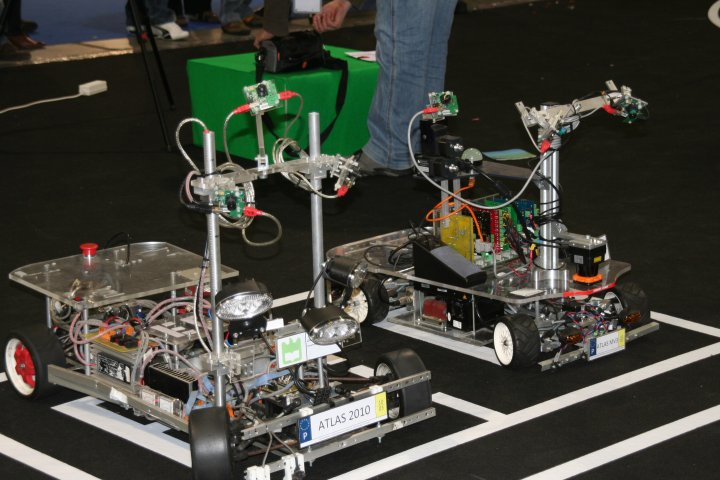
#> input picture p5/images/atlas2000_e_atlasmv.png, 720 x 480 px, given in place of the camera
$ python ar_paint_f4_atual.py   (older library calls are emulated)
#> lines starting #> are read from the running program, lines starting #| are printed output that depends on the picture; after the words box and inside, x2 and y2 are one past the last pixel; in counts of white or black regions, pixels touching at a corner belong together
#!/usr/bin/env python3
import argparse
import cv2
import numpy as np
import time
import json
import random
from colorama import Fore,Style
from pprint import pprint

#func 5 em tempo real era top, da avaliacao (racio de pixeis pintados)

# Definition of onTrackBar function responsible for segmenting pixels
# in a given for R, G and B
# returns segmented image

# [10 lines left out: function circles_or_squares, not called in this run]

#argumentos de posição da função estes não mudam
def segmented(img, min_B, min_G, min_R, max_B, max_G, max_R):

    # Creation of array with max and min of each channel BGR
    upper = np.array([max_B, max_G, max_R])
    lower = np.array([min_B, min_G, min_R])

	# Mask Creation
    Segm = cv2.inRange(img, lower, upper)

    return Segm

# [5 lines left out: function pencil, not called in this run]

def calculate_distance(x1,y1,x2,y2):
    return ((x1 - x2) ** 2 + (y1 - y2) ** 2) ** 0.5


def main():

    #### Initialization ####
    parser = argparse.ArgumentParser(description='Definition of test mode')
    parser.add_argument('-j', '--json', type=str, help='Full path to json file', required=False,
                        default='limits.json')
    parser.add_argument('-cl','--command_list',action="store_true",help="Gives a list of all the typing commands")
    parser.add_argument('-usp','--use_shake_prevention',action="store_true",help="Advanced mode that corrects painting imperfections")
    parser.add_argument('-vd', '--video_draw', help='drawing in window of camera', required=False, default='limits.json',action='store_true')
    parser.add_argument('-sc', '--squares_circles', help="Draw squares or circles", required=False,action='store_true')
    parser.add_argument('-umm','--use_mirror_mode',action="store_true",help="With this mode, the camara and canva are mirrored, if that helps you")
    parser.add_argument('-np', '--numered_paint', help="Mode where you must paint according to the numbers", required=False, default='limits.json',action='store_true')
    args = vars(parser.parse_args()) # creates a dictionary

    #### Dictionaries  ###
    drawing_data = {'pencil_on': False, 'previous_x': 0, 'previous_y': 0, 'color': (0,0,0), 'thickness' : 2}
    with open(args['json'], "r") as json_file:
#> (reads p7-t2/limits.json from the repository)
        limit_data = json.load(json_file)


    #Showing the list of commands in the beggining of the code
    if args["command_list"]:
        command_list = {
        'r': "Red color pencil",
        'g': "Green color pencil",
        'b': "Blue color pencil",
        'e': "Eraser selected",
        'c': "Clearing canva",
        's': "Draw Square",
        'o': "Draw ellipse",
        'w': "Save the image you just painted",
        'q': "Exits Program",
        '+': "Increases pencil thickness",
        '-': "Decreases pencil thickness"
        }
        pprint(command_list)

    #####################podemos fazer isto com um argumento e fazer um colorama disto

    #Check if value in json file is numeric
    for channel in ['B', 'G', 'R']:
        for limit_type in ['min', 'max']:
            value = limit_data['limits'][channel][limit_type]
            if isinstance(value, (int, float)):
                limit_data['limits'][channel][limit_type] = value

    # Create an object to read
    # from camera
    video = cv2.VideoCapture(0)

    # check if camera
    # is opened previously or not
    if (video.isOpened() == False):
        print("Error reading video file")

    #windows names
    cv2.namedWindow('Principal window')
    cv2.namedWindow('Painting Picture')
    cv2.namedWindow('Segmented Window')
    cv2.namedWindow('Object')

    # painting board creation

    size = (1000, 600)

    # Board for mode numered paint
    if args['numered_paint'] is True:
        if args['use_mirror_mode']is True: #ambos os argumentos para numbered paint e mirror mode ligados
            tela = np.ones((size[1], size[0], 3), dtype = np.uint8)*255
            mirror_tela=cv2.flip(tela,1)
            num_cols=int(input("Qual o numero de colunas desejado? "))
            num_rows=int(input("Qual o numero de linhas desejado? "))

            cell_size_x = mirror_tela.shape[1] // num_cols
            cell_size_y = mirror_tela.shape[0] // num_rows
            #num_cols = 3
            #num_rows = 2

            zones = np.zeros((num_rows, num_cols), dtype=int)
            print("Zone number 1 corresponds to the color: " + Fore.BLUE + "Blue" + Style.RESET_ALL)
            print("Zone number 2 corresponds to the color: " + Fore.GREEN + "Green" + Style.RESET_ALL)
            print("Zone number 3 corresponds to the color: " + Fore.RED + "Red" + Style.RESET_ALL)


            for row in range(num_rows):
                for col in range(num_cols):
                    zones[row, col] = random.randint(1, 3)

            # [14 lines left out: function draw_cells, not called in this run]

            draw_cells(mirror_tela)
        else:                                                                  #Caso o mirror mode não estiver ativo, segue normal
            tela = np.ones((size[1], size[0], 3), dtype = np.uint8)*255
            tela2 = (np.ones((size[1], size[0], 3), dtype = np.uint8))*255
            num_cols=int(input("Qual o numero de colunas desejado? "))                         #tentar incrementar o numero de colunas
            num_rows=int(input("Qual o numero de linhas desejado? "))

            cell_size_x = tela.shape[1] // num_cols
            cell_size_y = tela.shape[0] // num_rows
            #num_cols = 3
            #num_rows = 2

            zones = np.zeros((num_rows, num_cols), dtype=int)
            print("Zone number 1 corresponds to the color: " + Fore.BLUE + "Blue" + Style.RESET_ALL)
            print("Zone number 2 corresponds to the color: " + Fore.GREEN + "Green" + Style.RESET_ALL)
            print("Zone number 3 corresponds to the color: " + Fore.RED + "Red" + Style.RESET_ALL)

            for row in range(num_rows):
                for col in range(num_cols):
                    zones[row, col] = random.randint(1, 3)

            # [14 lines left out: function draw_cells, not called in this run]

            draw_cells(tela)
            draw_cells(tela2)

     # Normal board
    else:
        tela = np.ones((size[1], size[0], 3), dtype = np.uint8)*255
        tela2 = (np.ones((size[1], size[0], 3), dtype = np.uint8))*255
        mirror_tela= cv2.flip(tela,1)


    black_tela = np.zeros((size[1], size[0], 3), dtype = np.uint8)
    black_tela2 = np.zeros((size[1], size[0], 3), dtype = np.uint8)
    mirror_black_tela = cv2.flip(black_tela,1)


    j = 0

    s_key = 0
    e_key = 0

    x2 = 200
    y2 = 200
    x1 = 200
    y1 = 200
    closed = 0
    drawing_data['color'] = (255,0,0)

    while(True):

        # load video
        ret, frame = video.read()
#> frame is the input picture: shape (480, 720, 3); mean B, G, R 57.3, 65.9, 65.2

        # resizing video window
        frame = cv2.resize(frame, size)
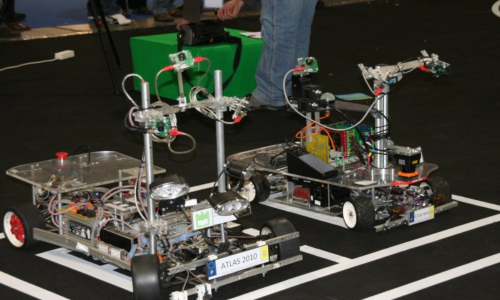
#> frame: shape (600, 1000, 3) (shown at 1/2 size); mean B, G, R 57.2, 65.8, 65.1
        mirror_frame= cv2.flip(frame,1)
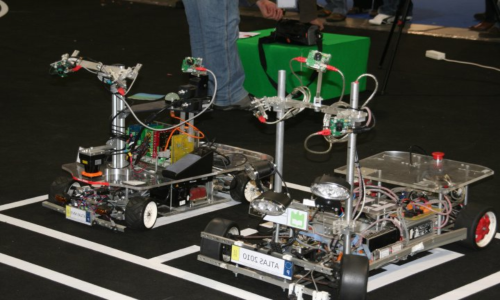
#> mirror_frame: shape (600, 1000, 3) (shown at 1/2 size); mean B, G, R 57.2, 65.8, 65.1


        # break if user press q (quit) or w to write values on file and drawing commands
        k = cv2.waitKey(1) & 0xFF
#> (key Esc is pressed here)
        if k == 113:
            print("q key pressed, exiting...")
            break
        elif k == 114:
            drawing_data["color"] = (0,0,255)
            print("Pencil color changed to "+ Fore.RED + "red" + Style.RESET_ALL)
        elif k == 103:
            drawing_data["color"] = (0,255,0)
            print("Pencil color changed to " + Fore.GREEN + "green" + Style.RESET_ALL)
        elif k == 98:
            drawing_data["color"] = (255, 0, 0)
            print("Pencil color changed to " + Fore.BLUE + "blue" + Style.RESET_ALL)
        elif k == 101:
            drawing_data["color"] = (255,255,255)
            print("Eraser mode selected")
        elif k == 43:
            drawing_data["thickness"] += 1
            print("Incresing pencil thickness to ",drawing_data['thickness'])
        elif k == 45:
            if drawing_data["thickness"] >= 2:
                drawing_data["thickness"] -= 1
                print("Decreasing pencil thickness to ",drawing_data['thickness'])
        elif k == 99:
            if args["video_draw"] is True:
                black_tela = np.zeros((size[1], size[0], 3), dtype = np.uint8)
                print("Clearing canva!")
            elif args["use_mirror_mode"] is True:
                mirror_tela = np.ones((size[1], size[0], 3), dtype = np.uint8)*255
                print("Clearing canva!")
            else:
                tela = np.ones((size[1], size[0], 3), dtype = np.uint8)*255
                print("Clearing canva!") ##########problemas com o mirror
        elif k == 119:
            data = time.asctime( time.localtime(time.time()))
            data = data.replace(" ", "_")

            if args["video_draw"] is True:
                filename = 'drawing_' + data + '.png'
                cv2.imwrite(filename, saved_f)
                print(f"Image saved as {filename}")
            elif args["use_mirror_mode"] is True:
                filename = 'drawing_' + data + '.png'
                cv2.imwrite(filename, mirror_tela)
                print(f"Image saved as {filename}")
            else:
                filename = 'drawing_' + data + '.png'
                cv2.imwrite(filename, tela)
                print(f"Image saved as {filename}")
        elif k == 115:
            c_or_r = 'r'
            s_key += 1
            closed = 1
            if s_key == 2:
                s_key = 0
                x1 = x
                y1 = y
                closed = 0

        elif k == 111:
            c_or_r = 'o'
            e_key += 1
            closed = 1
            if e_key == 2:
                e_key = 0
                x1 = x
                y1 = y
                closed = 0

        elif k == 102:
            tela[:, :] = drawing_data["color"]
            print("Full color used")

        if s_key != 0:
            x2 = x
            y2 = y

        if e_key != 0:
            x2 = x
            y2 = y

        if ret == True:

            Segm = segmented(frame, limit_data['limits']['B']['min'], limit_data['limits']['G']['min'],
                             limit_data['limits']['R']['min'], limit_data['limits']['B']['max'], limit_data['limits']['G']['max'], limit_data['limits']['R']['max'])
#> in segmented, `Segm = cv2.inRange(img, lower, upper)`:
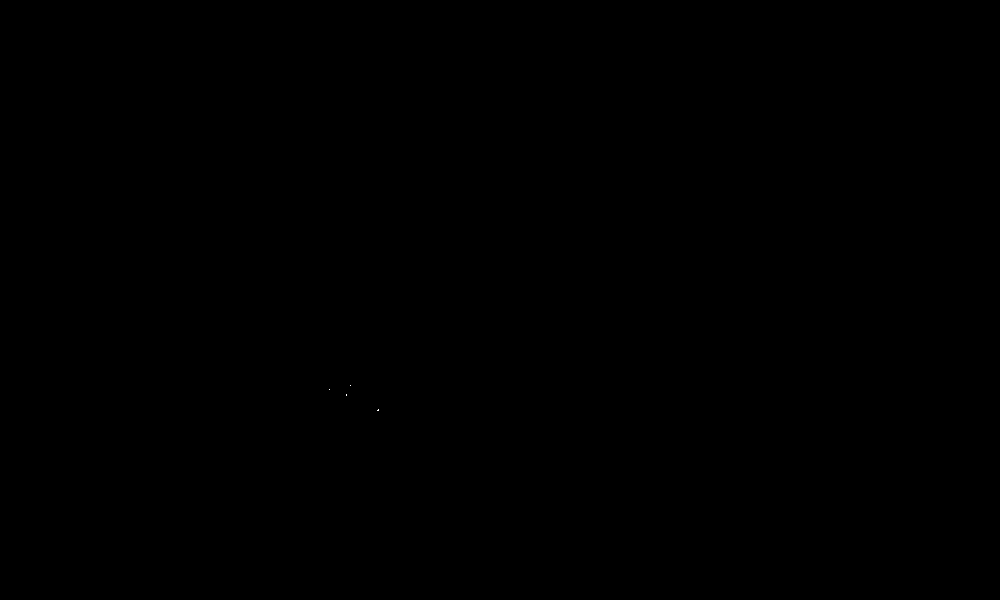
#> Segm: shape (600, 1000); 0% white in thin lines or dots, all inside (x1, y1, x2, y2) = (329, 385, 379, 411)
            mirror_segm = cv2.flip(Segm,1)

            analysis = cv2.connectedComponentsWithStats(Segm, 4, cv2.CV_32S)
            mirror_analysis = cv2.connectedComponentsWithStats(mirror_segm, 4, cv2.CV_32S)


            (totalLabels, label_ids, values, centroid) = analysis
#> totalLabels = 5; values = [[0, 0, 1000, 600, 599993], [350, 385, 1, 1, 1], [329, 389, 1, 1, 1], [346, 394, 1, 2, 2], [377, 409, 2, 2, 3]]; centroid = [[499.5, 299.5], [350, 385], [329, 389], [346, 394.5], [377.7, 409.7]]
            (totalLabels, m_label_ids, values, m_centroid) = mirror_analysis
#> values = [[0, 0, 1000, 600, 599993], [649, 385, 1, 1, 1], [670, 389, 1, 1, 1], [653, 394, 1, 2, 2], [621, 409, 2, 2, 3]]; m_centroid = [[499.5, 299.5], [649, 385], [670, 389], [653, 394.5], [621.3, 409.7]]

            # Initialize a new image to store
            # all the output components
            output = np.zeros(Segm.shape, dtype="uint8")
            mirror_output = cv2.flip(output,1)


            # Loop through each component
            for i in range(1, totalLabels):

                # Area of the component
                area = values[i, cv2.CC_STAT_AREA]

                if args["use_mirror_mode"] is True:
                    if (area > 10000):
                        m_componentMask = (m_label_ids == i).astype("uint8") * 255
                        mirror_output = cv2.bitwise_or(mirror_output, m_componentMask)
                        mirror_mask = mirror_output.astype(bool)


                        #Channel division
                        mb, mg, mr = cv2.split(mirror_frame)


                        # Set color red in mask with channels
                        mb[mirror_mask] = 0
                        mg[mirror_mask] = 0
                        mr[mirror_mask] = 255

                        #merged image
                        mirror_frame = cv2.merge((mb,mg,mr))
                        #mirror_frame=cv2.flip(frame,1) ########

                        (x, y) = m_centroid[i]
                        x = int(x)
                        y = int(y)

                        cv2.drawMarker(mirror_frame, (int(x),int(y)), color=[255, 0, 0], thickness=3,
                                    markerType= cv2.MARKER_TILTED_CROSS, line_type=cv2.LINE_AA,
                                    markerSize=25)


                        if args['use_shake_prevention']:
                            if j == 0:
                                drawing_data['previous_x'] = x
                                drawing_data['previous_y'] = y

                            else:
                                distance = calculate_distance(x, y, drawing_data['previous_x'], drawing_data['previous_y'])
                                tolerable_distance = 100
                                if distance <= tolerable_distance:
                                    drawing_data['thickness'] = drawing_data['thickness']
                                    drawing_data['pencil_on'] = True
                                    drawing_data['color'] = drawing_data['color']
                                    if args['video_draw'] is True:
                                        drawing_data['color'] = (255,0,0)
                                        pencil(mirror_black_tela, drawing_data, x, y)
                                    else:
                                        pencil(mirror_tela, drawing_data, x, y)

                                drawing_data['previous_x'] = x
                                drawing_data['previous_y'] = y
                        else:
                            if j == 0:
                                drawing_data['previous_x'] = x
                                drawing_data['previous_y'] = y

                            else:
                                drawing_data['thickness'] = drawing_data['thickness']
                                drawing_data['pencil_on'] = True
                                drawing_data['color'] = drawing_data['color']
                                if args['video_draw'] is True:
                                    drawing_data['color'] = (255,0,0)
                                    pencil(mirror_black_tela, drawing_data, x, y)
                                else:
                                    pencil(mirror_tela, drawing_data, x, y)

                                drawing_data['previous_x'] = x
                                drawing_data['previous_y'] = y

                        j = 1
                else:                                   #Se não se utilizar o mirror mode!!!
                    if (area > 10000):
                        if args['squares_circles']:
                            if s_key == 1 or e_key == 1:
                                tela = tela2.copy()
                                tela = circles_or_squares(tela,x1,y1,x2,y2,drawing_data['color'],c_or_r, drawing_data['thickness'])
                            else:
                                # I want to put logo on top-left corner, So I create a ROI
                                rows,cols,channels = tela2.shape
                                roi = tela2[0:rows, 0:cols]

                                # Now create a mask of logo and create its inverse mask also
                                img2gray = cv2.cvtColor(tela,cv2.COLOR_BGR2GRAY)
                                retg, mask2 = cv2.threshold(img2gray, 10, 255, cv2.THRESH_BINARY)
                                mask_inv = cv2.bitwise_not(mask2)

                                # Now black-out the area of logo in ROI
                                img1_bg = cv2.bitwise_and(roi,roi,mask = mask_inv)

                                # Take only region of logo from logo image.
                                img2_fg = cv2.bitwise_and(tela,tela,mask = mask2)
                                # Put logo in ROI and modify the main image
                                dst = cv2.add(img1_bg,img2_fg)
                                tela2[0:rows, 0:cols ] = dst
                        componentMask = (label_ids == i).astype("uint8") * 255
                        output = cv2.bitwise_or(output, componentMask)
                        mask = output.astype(bool)


                        #Channel division
                        b, g, r = cv2.split(frame)


                        # Set color red in mask with channels
                        b[mask] = 0
                        g[mask] = 0
                        r[mask] = 255

                        #merged image
                        frame = cv2.merge((b,g,r))
                        mirror_frame=cv2.flip(frame,1)

                        (x, y) = centroid[i]
                        x = int(x)
                        y = int(y)

                        cv2.drawMarker(frame, (int(x),int(y)), color=[255, 0, 0], thickness=3,
                                    markerType= cv2.MARKER_TILTED_CROSS, line_type=cv2.LINE_AA,
                                    markerSize=25)

                        if args['use_shake_prevention'] is True:
                            if j == 0:
                                drawing_data['previous_x'] = x
                                drawing_data['previous_y'] = y

                            else:
                                distance = calculate_distance(x, y, drawing_data['previous_x'], drawing_data['previous_y'])
                                tolerable_distance = 100
                                if distance <= tolerable_distance:
                                    drawing_data['thickness'] = drawing_data['thickness']
                                    drawing_data['pencil_on'] = True
                                    drawing_data['color'] = drawing_data['color']
                                    if args['video_draw'] is True:
                                        #drawing_data['color'] = (255,0,0)
                                        pencil(black_tela, drawing_data, x, y)
                                    else:
                                        pencil(tela, drawing_data, x, y)

                                drawing_data['previous_x'] = x
                                drawing_data['previous_y'] = y
                        else:

                            if j == 0:
                                drawing_data['previous_x'] = x
                                drawing_data['previous_y'] = y

                            else:
                                drawing_data['thickness'] = drawing_data['thickness']
                                drawing_data['pencil_on'] = True
                                drawing_data['color'] = drawing_data['color']

                                if args['video_draw'] is True:
                                    #drawing_data['color'] = (255,0,0)
                                    if args['squares_circles'] is True:
                                        if s_key == 1 or e_key == 1:
                                            black_tela = black_tela2.copy()
                                            black_tela = circles_or_squares(black_tela,x1,y1,x2,y2,drawing_data['color'],c_or_r, drawing_data['thickness'])
                                            cv2.imshow('tes', black_tela)
                                        else:
                                            black_tela2 = cv2.bitwise_or(black_tela, black_tela2)

                                    if closed == 0:
                                        pencil(black_tela, drawing_data, x, y)
                                else:
                                    if closed == 0:
                                        pencil(tela, drawing_data, x, y)

                                drawing_data['previous_x'] = x
                                drawing_data['previous_y'] = y

                        j = 1
#> this loop made 4 passes
#> area on passes 1 to 4: 1, 1, 2, 3
#> after the loop, drawing_data = {'pencil_on': False, 'previous_x': 0, 'previous_y': 0, 'color': (255, 0, 0), 'thickness': 2}


            if args['video_draw'] is True:
                # I want to put logo on top-left corner, So I create a ROI
                rows,cols,channels = frame.shape
                roi = frame[0:rows, 0:cols]
                if args['use_mirror_mode'] is True:
                    img2gray = cv2.cvtColor(mirror_black_tela,cv2.COLOR_BGR2GRAY)
                    retg, mask2 = cv2.threshold(img2gray, 10, 255, cv2.THRESH_BINARY)
                    mask_inv = cv2.bitwise_not(mask2)

                    # Now black-out the area of logo in ROI
                    img1_bg = cv2.bitwise_and(roi,roi,mask = mask_inv)

                    # Take only region of logo from logo image.
                    img2_fg = cv2.bitwise_and(mirror_black_tela,mirror_black_tela,mask = mask2)

                else:
                    # Now create a mask of logo and create its inverse mask also
                    img2gray = cv2.cvtColor(black_tela,cv2.COLOR_BGR2GRAY)
                    retg, mask2 = cv2.threshold(img2gray, 10, 255, cv2.THRESH_BINARY)
                    mask_inv = cv2.bitwise_not(mask2)

                    # Now black-out the area of logo in ROI
                    img1_bg = cv2.bitwise_and(roi,roi,mask = mask_inv)

                    # Take only region of logo from logo image.
                    img2_fg = cv2.bitwise_and(black_tela,black_tela,mask = mask2)
                    # Put logo in ROI and modify the main image

                dst = cv2.add(img1_bg,img2_fg)
                frame[0:rows, 0:cols ] = dst
                saved_f = frame.copy()


            if args["use_mirror_mode"]:
                cv2.imshow('Principal window', mirror_frame)
                cv2.imshow('Segmented Window', mirror_segm)
                cv2.imshow('Object', mirror_output)
                cv2.imshow('Painting Picture', mirror_tela)


            else:

                # showing the video
                cv2.imshow('Principal window', frame)

                #Showing changed Image
                cv2.imshow('Segmented Window', Segm)


                # showing painting board
                cv2.imshow('Painting Picture', tela)


                # showing painting board
                cv2.imshow('Object', output)

    # close all windows
    cv2.destroyAllWindows()

    # shut down video
    video.release()


if __name__ == '__main__':
    main()
